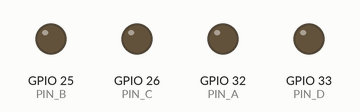
This sketch was run on a simulated ESP32. Parts: output pins drawn as LEDs (lit = HIGH).

Above: at 0.15 s.
At 1.05 s:
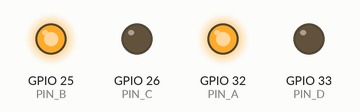
At 1.65 s:
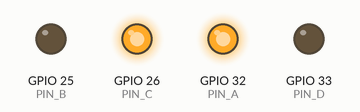
At 3.45 s:
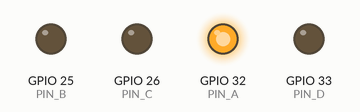
At 4.95 s:
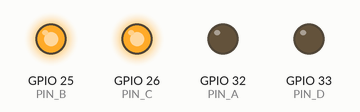
At 6.75 s:
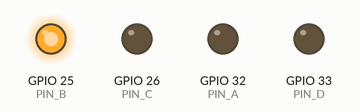
Timing chart, 0 to 7.0 s (numbered marks = the images above):
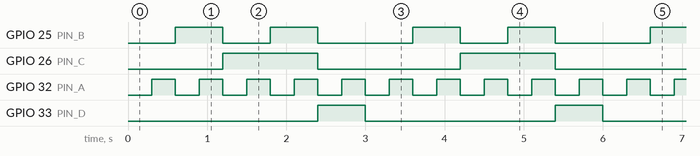

The sketch:

nixie_lightup.ino
```cpp
/* カソード制御ピン */
const int PIN_A = 32;
const int PIN_B = 25;
const int PIN_C = 26;
const int PIN_D = 33;

/* 指定した数字を点灯させる関数 */
void lightup(int n) {
  digitalWrite(PIN_A, n&B0001);
  digitalWrite(PIN_B, n&B0010);
  digitalWrite(PIN_C, n&B0100);
  digitalWrite(PIN_D, n&B1000);
}


void setup() {
  pinMode(PIN_A, OUTPUT);
  pinMode(PIN_B, OUTPUT);
  pinMode(PIN_C, OUTPUT);
  pinMode(PIN_D, OUTPUT);
  digitalWrite(PIN_A, HIGH);
  digitalWrite(PIN_B, HIGH);
  digitalWrite(PIN_C, HIGH);
  digitalWrite(PIN_D, HIGH);
}

void loop() {
  /* 0～9まで順に光らせる */
  for(int n = 0; n < 10; ++n) {
    lightup(n);
    delay(300);
  }
}
```

Measured:
- by itself, GPIO 25 (PIN_B): repeats every 3.0 s: LOW 0.60 s, HIGH 0.60 s, LOW 1.2 s, HIGH 0.60 s
- by itself, GPIO 26 (PIN_C): alternates HIGH for 1.2 s and LOW for 1.8 s
- by itself, GPIO 32 (PIN_A): alternates HIGH for 0.30 s and LOW for 0.30 s
- by itself, GPIO 33 (PIN_D): alternates HIGH for 0.60 s and LOW for 2.4 s
